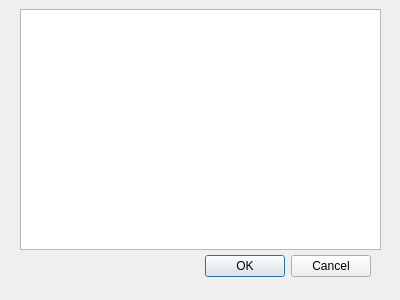
<?xml version="1.0" encoding="UTF-8"?>
<ui version="4.0">
 <class>Browse</class>
 <widget class="QDialog" name="Browse">
  <property name="windowModality">
   <enum>Qt::ApplicationModal</enum>
  </property>
  <property name="geometry">
   <rect>
    <x>0</x>
    <y>0</y>
    <width>400</width>
    <height>300</height>
   </rect>
  </property>
  <property name="windowTitle">
   <string>Browse</string>
  </property>
  <widget class="QWidget" name="layoutWidget">
   <property name="geometry">
    <rect>
     <x>20</x>
     <y>250</y>
     <width>351</width>
     <height>33</height>
    </rect>
   </property>
   <layout class="QHBoxLayout">
    <property name="spacing">
     <number>6</number>
    </property>
    <property name="margin" stdset="0">
     <number>0</number>
    </property>
    <item>
     <spacer>
      <property name="orientation">
       <enum>Qt::Horizontal</enum>
      </property>
      <property name="sizeHint" stdset="0">
       <size>
        <width>131</width>
        <height>31</height>
       </size>
      </property>
     </spacer>
    </item>
    <item>
     <widget class="QPushButton" name="okButton">
      <property name="text">
       <string>OK</string>
      </property>
     </widget>
    </item>
    <item>
     <widget class="QPushButton" name="cancelButton">
      <property name="text">
       <string>Cancel</string>
      </property>
     </widget>
    </item>
   </layout>
  </widget>
  <widget class="QWidget" name="verticalLayoutWidget">
   <property name="geometry">
    <rect>
     <x>20</x>
     <y>9</y>
     <width>361</width>
     <height>241</height>
    </rect>
   </property>
   <layout class="QVBoxLayout" name="verticalLayout">
    <item>
     <widget class="QListView" name="lvItems"/>
    </item>
   </layout>
  </widget>
 </widget>
 <resources/>
 <connections>
  <connection>
   <sender>okButton</sender>
   <signal>clicked()</signal>
   <receiver>Browse</receiver>
   <slot>accept()</slot>
   <hints>
    <hint type="sourcelabel">
     <x>278</x>
     <y>253</y>
    </hint>
    <hint type="destinationlabel">
     <x>96</x>
     <y>254</y>
    </hint>
   </hints>
  </connection>
  <connection>
   <sender>cancelButton</sender>
   <signal>clicked()</signal>
   <receiver>Browse</receiver>
   <slot>reject()</slot>
   <hints>
    <hint type="sourcelabel">
     <x>369</x>
     <y>253</y>
    </hint>
    <hint type="destinationlabel">
     <x>179</x>
     <y>282</y>
    </hint>
   </hints>
  </connection>
 </connections>
</ui>
